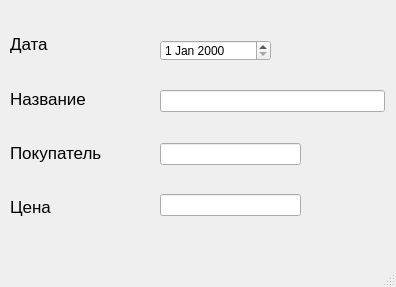
<?xml version="1.0" encoding="UTF-8"?>
<ui version="4.0">
 <class>MainWindow</class>
 <widget class="QMainWindow" name="MainWindow">
  <property name="geometry">
   <rect>
    <x>0</x>
    <y>0</y>
    <width>396</width>
    <height>287</height>
   </rect>
  </property>
  <property name="windowTitle">
   <string>MainWindow</string>
  </property>
  <widget class="QWidget" name="centralwidget">
   <widget class="QWidget" name="gridLayoutWidget">
    <property name="geometry">
     <rect>
      <x>10</x>
      <y>20</y>
      <width>131</width>
      <height>211</height>
     </rect>
    </property>
    <layout class="QGridLayout" name="gridLayout">
     <item row="0" column="0">
      <widget class="QLabel" name="label">
       <property name="font">
        <font>
         <pointsize>13</pointsize>
        </font>
       </property>
       <property name="text">
        <string>Дата</string>
       </property>
      </widget>
     </item>
     <item row="3" column="0">
      <widget class="QLabel" name="label_4">
       <property name="font">
        <font>
         <pointsize>13</pointsize>
        </font>
       </property>
       <property name="text">
        <string>Цена</string>
       </property>
      </widget>
     </item>
     <item row="1" column="0">
      <widget class="QLabel" name="label_2">
       <property name="font">
        <font>
         <pointsize>13</pointsize>
        </font>
       </property>
       <property name="text">
        <string>Название</string>
       </property>
      </widget>
     </item>
     <item row="2" column="0">
      <widget class="QLabel" name="label_3">
       <property name="font">
        <font>
         <pointsize>13</pointsize>
        </font>
       </property>
       <property name="text">
        <string>Покупатель</string>
       </property>
      </widget>
     </item>
    </layout>
   </widget>
   <widget class="QDateEdit" name="dateEdit">
    <property name="geometry">
     <rect>
      <x>160</x>
      <y>40</y>
      <width>111</width>
      <height>21</height>
     </rect>
    </property>
    <property name="font">
     <font>
      <pointsize>9</pointsize>
     </font>
    </property>
   </widget>
   <widget class="QWidget" name="verticalLayoutWidget">
    <property name="geometry">
     <rect>
      <x>160</x>
      <y>120</y>
      <width>141</width>
      <height>121</height>
     </rect>
    </property>
    <layout class="QVBoxLayout" name="verticalLayout">
     <item>
      <widget class="QLineEdit" name="lineEdit_2"/>
     </item>
     <item>
      <widget class="QLineEdit" name="lineEdit_3"/>
     </item>
    </layout>
   </widget>
   <widget class="QLineEdit" name="lineEdit">
    <property name="geometry">
     <rect>
      <x>160</x>
      <y>90</y>
      <width>225</width>
      <height>22</height>
     </rect>
    </property>
   </widget>
  </widget>
  <widget class="QMenuBar" name="menubar">
   <property name="geometry">
    <rect>
     <x>0</x>
     <y>0</y>
     <width>396</width>
     <height>26</height>
    </rect>
   </property>
  </widget>
  <widget class="QStatusBar" name="statusbar"/>
 </widget>
 <resources/>
 <connections/>
</ui>
